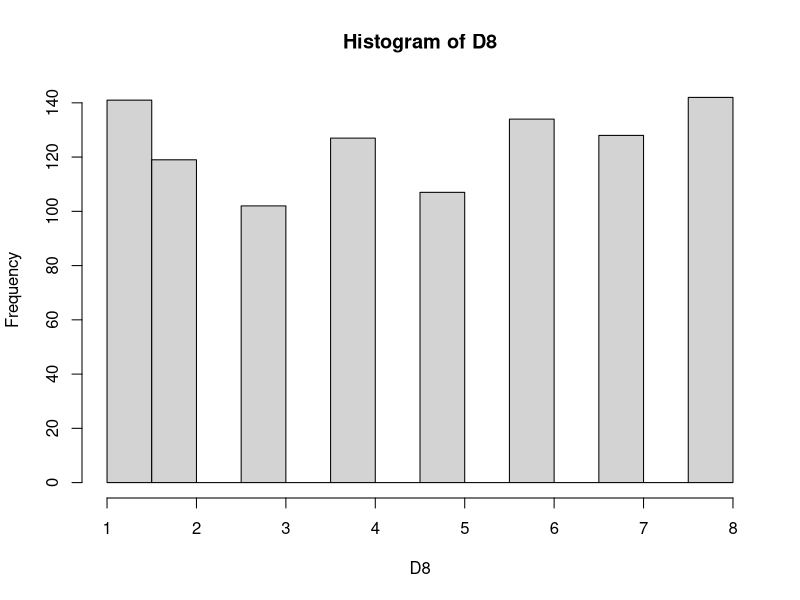

Reproduce this figure in R.
## ---- chunk 1
knitr::opts_chunk$set(echo = TRUE)
## ---- chunk 2
# First I created the "x" vector of the square roots between 9 and 36
x=sqrt(9:36)
x
# Then I created the vector "y" that is the summ of "X"
y=sum(x)
y
# Then I created the vector "z" that is mean of the vector "x"
z=mean(x)
z
# Then I created the vector "w" that is sin of the 13th entry of "x"
w=sin(x)[13]
w
## ---- chunk 3
x=1:20
x
## ---- chunk 4
y = matrix(x,nrow=5,ncol=4)
y
## ---- chunk 5
y[4,3]

## ---- chunk 6
y[3,2]

## ---- chunk 7
rowMeans(y)

## ---- chunk 8
colMeans(y)

## ---- chunk 9
D8 =sample(1:8, 1000, replace = TRUE)
y = sum(D8==8)/1000
y

## ---- chunk 10
x = 1/8
x
(1 - y/x)*100

## ---- chunk 11
table(D8)
table(D8)/1000
hist(D8)
## ---- chunk 12
Dice =sample(1:6, 1000, replace = TRUE)
## ---- chunk 13
Coin = c("Heads", "Tails")
D=data.frame(Dice,Coin)
## ---- chunk 14
sum(D$Dice>=4 & D$Coin=="Heads")
sum(D$Dice>=4 | D$Coin=="Tails")

## ---- chunk 15
table(D)
table(D)/1000
## ---- chunk 16
Tval = 4/6 * 1/2
Tval
## ---- chunk 17
Tstat = sum(D$Dice>=4 & D$Coin=="Heads")/1000
Tstat
## ---- chunk 18
Tstat - Tval
(Tstat - Tval)*100
## ---- chunk 19
WEATHER=sample(c("sunny","overcast","rainy"),365, replace=TRUE, prob=c(0.2,0.45,0.35))
ACTIVITY=sample(c("hiking","video games","study", "chores"),365, replace=TRUE, prob=c(0.1,0.3,0.5,0.1))
D=data.frame(WEATHER,ACTIVITY)
y = sum(D$WEATHER=="sunny" & D$ACTIVITY=="hiking")
y 
## ---- chunk 20
SH = y/365
SH
## ---- chunk 21
t = 1:365
trial = sample(t, 20, replace = TRUE)
trial
anyDuplicated(trial)

## ---- chunk 22
CountDuplicatedTrials<-function(npeople,ntrials){      #This is how you define a function in R-- npeople and ntrials are the inputs that a user specifies
  nDuplicatedTrials=0         # Initializes a counter for the number of trials that have duplicates
  for (i in 1:ntrials){        # This is a "for loop" it repeats the indented code over and over for each trial
    y=sample(1:365,npeople,replace=TRUE)
    if (anyDuplicated(y)){
      nDuplicatedTrials=nDuplicatedTrials+1       #Increments the counter if a duplicate was found
    }
  }
  nDuplicatedTrials/ntrials             # Prints the proportion of trials with duplicates
}
CountDuplicatedTrials(42, 10000)
## ---- chunk 23
CountDuplicatedTrials(42, 30)

